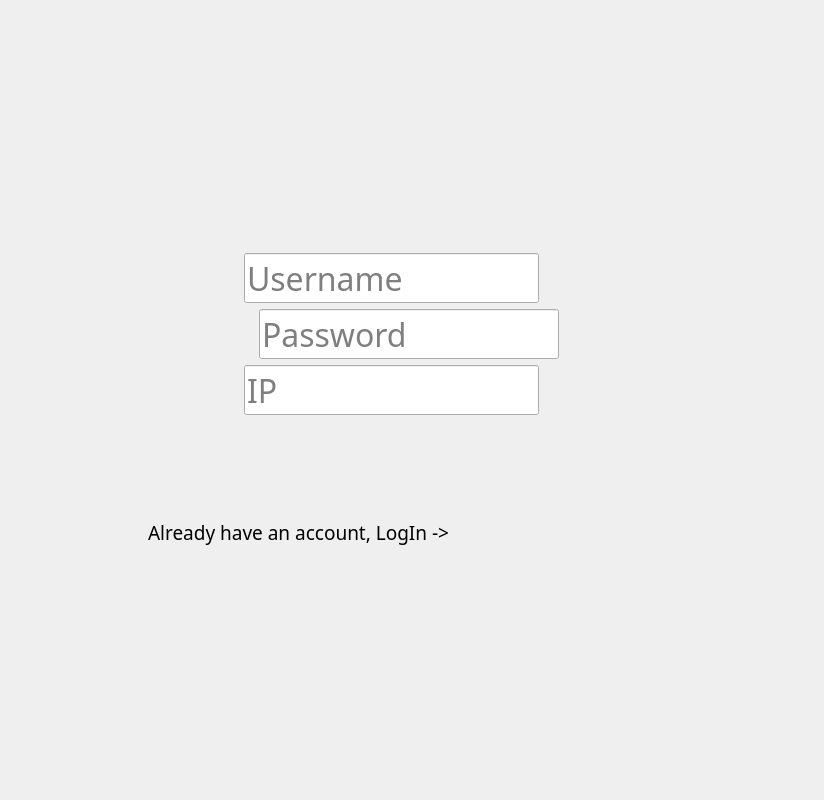
<?xml version="1.0" encoding="UTF-8"?>
<ui version="4.0">
 <class>Form</class>
 <widget class="QWidget" name="Form">
  <property name="geometry">
   <rect>
    <x>0</x>
    <y>0</y>
    <width>803</width>
    <height>800</height>
   </rect>
  </property>
  <property name="windowTitle">
   <string>Form</string>
  </property>
  <layout class="QVBoxLayout" name="verticalLayout_4">
   <item>
    <layout class="QVBoxLayout" name="verticalLayout">
     <property name="sizeConstraint">
      <enum>QLayout::SetDefaultConstraint</enum>
     </property>
     <item>
      <spacer name="verticalSpacer_2">
       <property name="orientation">
        <enum>Qt::Vertical</enum>
       </property>
       <property name="sizeHint" stdset="0">
        <size>
         <width>20</width>
         <height>40</height>
        </size>
       </property>
      </spacer>
     </item>
     <item>
      <widget class="QLabel" name="label">
       <property name="text">
        <string/>
       </property>
       <property name="pixmap">
        <pixmap resource="resources.qrc">:/icons/Project Logo</pixmap>
       </property>
       <property name="alignment">
        <set>Qt::AlignCenter</set>
       </property>
      </widget>
     </item>
     <item>
      <layout class="QHBoxLayout" name="horizontalLayout_9">
       <item>
        <spacer name="horizontalSpacer_17">
         <property name="orientation">
          <enum>Qt::Horizontal</enum>
         </property>
         <property name="sizeType">
          <enum>QSizePolicy::Fixed</enum>
         </property>
         <property name="sizeHint" stdset="0">
          <size>
           <width>233</width>
           <height>20</height>
          </size>
         </property>
        </spacer>
       </item>
       <item>
        <widget class="QLineEdit" name="Username">
         <property name="sizePolicy">
          <sizepolicy hsizetype="Expanding" vsizetype="Fixed">
           <horstretch>0</horstretch>
           <verstretch>0</verstretch>
          </sizepolicy>
         </property>
         <property name="minimumSize">
          <size>
           <width>50</width>
           <height>50</height>
          </size>
         </property>
         <property name="maximumSize">
          <size>
           <width>300</width>
           <height>50</height>
          </size>
         </property>
         <property name="font">
          <font>
           <family>Mongolian Baiti</family>
           <pointsize>24</pointsize>
          </font>
         </property>
         <property name="placeholderText">
          <string>Username</string>
         </property>
         <property name="clearButtonEnabled">
          <bool>true</bool>
         </property>
        </widget>
       </item>
       <item>
        <spacer name="horizontalSpacer_18">
         <property name="orientation">
          <enum>Qt::Horizontal</enum>
         </property>
         <property name="sizeHint" stdset="0">
          <size>
           <width>40</width>
           <height>20</height>
          </size>
         </property>
        </spacer>
       </item>
      </layout>
     </item>
     <item>
      <layout class="QHBoxLayout" name="horizontalLayout_10">
       <item>
        <spacer name="horizontalSpacer_19">
         <property name="orientation">
          <enum>Qt::Horizontal</enum>
         </property>
         <property name="sizeType">
          <enum>QSizePolicy::Fixed</enum>
         </property>
         <property name="sizeHint" stdset="0">
          <size>
           <width>160</width>
           <height>20</height>
          </size>
         </property>
        </spacer>
       </item>
       <item>
        <widget class="QPushButton" name="eye">
         <property name="minimumSize">
          <size>
           <width>50</width>
           <height>50</height>
          </size>
         </property>
         <property name="maximumSize">
          <size>
           <width>50</width>
           <height>16777215</height>
          </size>
         </property>
         <property name="cursor">
          <cursorShape>PointingHandCursor</cursorShape>
         </property>
         <property name="styleSheet">
          <string notr="true">QPushButton {
    background: transparent;
    border: none;
}
QPushButton:hover {
    background: rgba(0, 0, 0, 15);
    border-radius: 6px;
}</string>
         </property>
         <property name="text">
          <string/>
         </property>
         <property name="icon">
          <iconset resource="resources.qrc">
           <normaloff>:/icons/EyeOff</normaloff>:/icons/EyeOff</iconset>
         </property>
         <property name="iconSize">
          <size>
           <width>50</width>
           <height>50</height>
          </size>
         </property>
         <property name="flat">
          <bool>true</bool>
         </property>
        </widget>
       </item>
       <item>
        <widget class="QLineEdit" name="Password">
         <property name="sizePolicy">
          <sizepolicy hsizetype="Expanding" vsizetype="Fixed">
           <horstretch>0</horstretch>
           <verstretch>0</verstretch>
          </sizepolicy>
         </property>
         <property name="minimumSize">
          <size>
           <width>50</width>
           <height>50</height>
          </size>
         </property>
         <property name="maximumSize">
          <size>
           <width>300</width>
           <height>50</height>
          </size>
         </property>
         <property name="font">
          <font>
           <family>Mongolian Baiti</family>
           <pointsize>24</pointsize>
          </font>
         </property>
         <property name="layoutDirection">
          <enum>Qt::LeftToRight</enum>
         </property>
         <property name="echoMode">
          <enum>QLineEdit::Password</enum>
         </property>
         <property name="placeholderText">
          <string>Password</string>
         </property>
         <property name="clearButtonEnabled">
          <bool>true</bool>
         </property>
        </widget>
       </item>
       <item>
        <spacer name="horizontalSpacer_20">
         <property name="orientation">
          <enum>Qt::Horizontal</enum>
         </property>
         <property name="sizeType">
          <enum>QSizePolicy::Fixed</enum>
         </property>
         <property name="sizeHint" stdset="0">
          <size>
           <width>236</width>
           <height>20</height>
          </size>
         </property>
        </spacer>
       </item>
      </layout>
     </item>
     <item>
      <layout class="QHBoxLayout" name="horizontalLayout_11">
       <item>
        <spacer name="horizontalSpacer_21">
         <property name="orientation">
          <enum>Qt::Horizontal</enum>
         </property>
         <property name="sizeType">
          <enum>QSizePolicy::Fixed</enum>
         </property>
         <property name="sizeHint" stdset="0">
          <size>
           <width>233</width>
           <height>20</height>
          </size>
         </property>
        </spacer>
       </item>
       <item>
        <widget class="QLineEdit" name="IP_line">
         <property name="sizePolicy">
          <sizepolicy hsizetype="Expanding" vsizetype="Fixed">
           <horstretch>0</horstretch>
           <verstretch>0</verstretch>
          </sizepolicy>
         </property>
         <property name="minimumSize">
          <size>
           <width>50</width>
           <height>50</height>
          </size>
         </property>
         <property name="maximumSize">
          <size>
           <width>300</width>
           <height>50</height>
          </size>
         </property>
         <property name="font">
          <font>
           <family>Mongolian Baiti</family>
           <pointsize>24</pointsize>
          </font>
         </property>
         <property name="placeholderText">
          <string>IP</string>
         </property>
         <property name="clearButtonEnabled">
          <bool>true</bool>
         </property>
        </widget>
       </item>
       <item>
        <spacer name="horizontalSpacer_22">
         <property name="orientation">
          <enum>Qt::Horizontal</enum>
         </property>
         <property name="sizeType">
          <enum>QSizePolicy::Expanding</enum>
         </property>
         <property name="sizeHint" stdset="0">
          <size>
           <width>40</width>
           <height>20</height>
          </size>
         </property>
        </spacer>
       </item>
      </layout>
     </item>
     <item>
      <widget class="QPushButton" name="signupbutton">
       <property name="minimumSize">
        <size>
         <width>220</width>
         <height>70</height>
        </size>
       </property>
       <property name="focusPolicy">
        <enum>Qt::NoFocus</enum>
       </property>
       <property name="styleSheet">
        <string notr="true">QPushButton {
    background: transparent;
    border: none;
}</string>
       </property>
       <property name="text">
        <string/>
       </property>
       <property name="icon">
        <iconset resource="resources.qrc">
         <normaloff>:/icons/Signup</normaloff>:/icons/Signup</iconset>
       </property>
       <property name="iconSize">
        <size>
         <width>220</width>
         <height>70</height>
        </size>
       </property>
       <property name="flat">
        <bool>true</bool>
       </property>
      </widget>
     </item>
     <item>
      <layout class="QHBoxLayout" name="horizontalLayout_12">
       <item>
        <spacer name="horizontalSpacer_23">
         <property name="orientation">
          <enum>Qt::Horizontal</enum>
         </property>
         <property name="sizeType">
          <enum>QSizePolicy::Fixed</enum>
         </property>
         <property name="sizeHint" stdset="0">
          <size>
           <width>137</width>
           <height>20</height>
          </size>
         </property>
        </spacer>
       </item>
       <item>
        <widget class="QLabel" name="label_6">
         <property name="font">
          <font>
           <family>Mongolian Baiti</family>
           <pointsize>14</pointsize>
           <weight>50</weight>
           <italic>false</italic>
           <bold>false</bold>
           <underline>false</underline>
           <strikeout>false</strikeout>
           <stylestrategy>PreferDefault</stylestrategy>
           <kerning>true</kerning>
          </font>
         </property>
         <property name="text">
          <string>Already have an account, LogIn -&gt;</string>
         </property>
        </widget>
       </item>
       <item>
        <widget class="QPushButton" name="loginbutton_3">
         <property name="minimumSize">
          <size>
           <width>220</width>
           <height>70</height>
          </size>
         </property>
         <property name="maximumSize">
          <size>
           <width>16777215</width>
           <height>16777215</height>
          </size>
         </property>
         <property name="focusPolicy">
          <enum>Qt::NoFocus</enum>
         </property>
         <property name="styleSheet">
          <string notr="true">QPushButton {
    background: transparent;
    border: none;
}</string>
         </property>
         <property name="text">
          <string/>
         </property>
         <property name="icon">
          <iconset resource="resources.qrc">
           <normaloff>:/icons/Login</normaloff>:/icons/Login</iconset>
         </property>
         <property name="iconSize">
          <size>
           <width>220</width>
           <height>70</height>
          </size>
         </property>
         <property name="flat">
          <bool>true</bool>
         </property>
        </widget>
       </item>
       <item>
        <spacer name="horizontalSpacer_24">
         <property name="orientation">
          <enum>Qt::Horizontal</enum>
         </property>
         <property name="sizeType">
          <enum>QSizePolicy::Fixed</enum>
         </property>
         <property name="sizeHint" stdset="0">
          <size>
           <width>137</width>
           <height>20</height>
          </size>
         </property>
        </spacer>
       </item>
      </layout>
     </item>
     <item>
      <spacer name="verticalSpacer">
       <property name="orientation">
        <enum>Qt::Vertical</enum>
       </property>
       <property name="sizeHint" stdset="0">
        <size>
         <width>20</width>
         <height>40</height>
        </size>
       </property>
      </spacer>
     </item>
    </layout>
   </item>
  </layout>
 </widget>
 <resources>
  <include location="resources.qrc"/>
  <include location="resources.qrc"/>
  <include location="resources.qrc"/>
 </resources>
 <connections/>
</ui>
